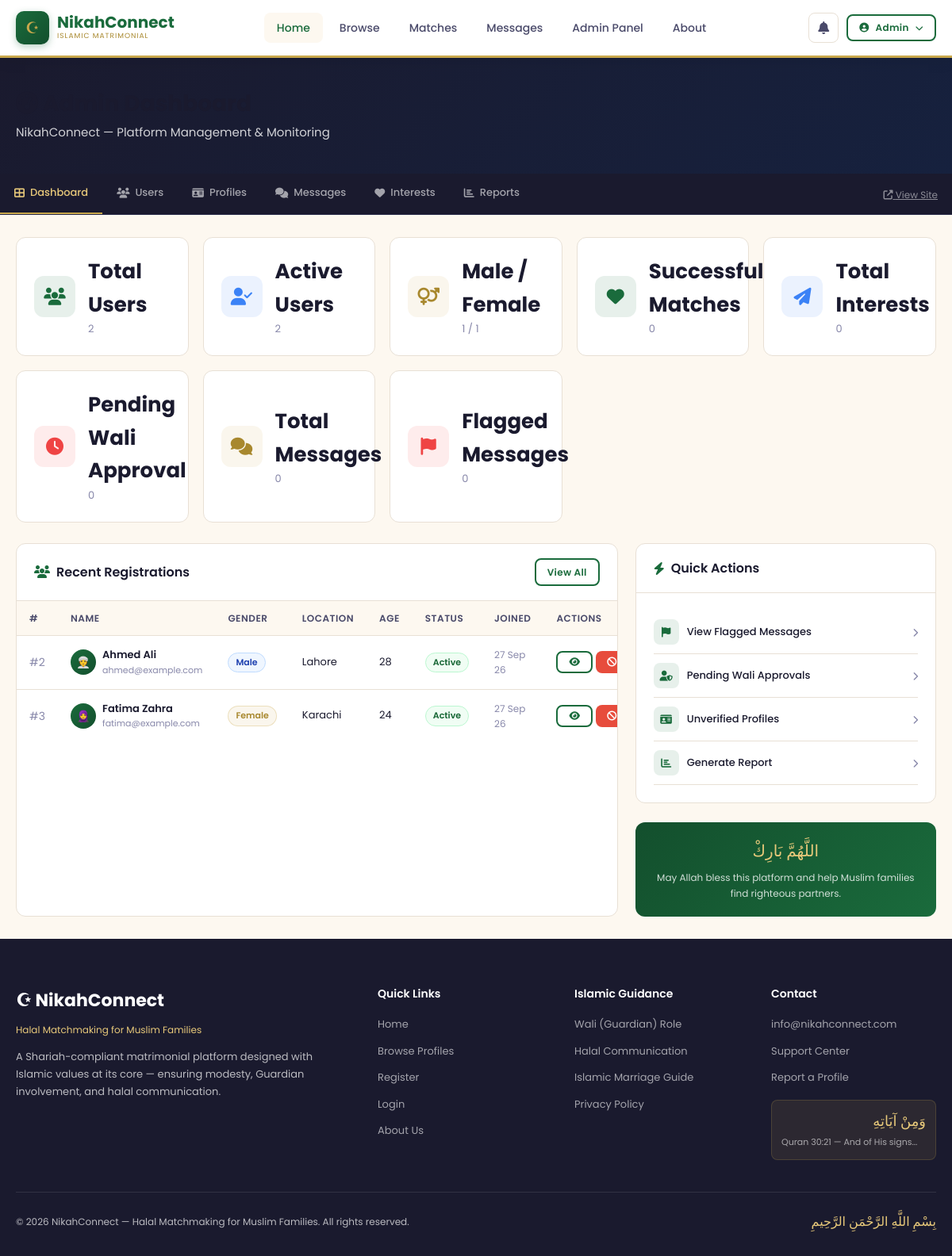
/admin/index.php (signed in), run on the app's committed database.
### tables this page shows
CREATE TABLE IF NOT EXISTS users (
    id INT AUTO_INCREMENT PRIMARY KEY,
    full_name VARCHAR(100) NOT NULL,
    email VARCHAR(150) UNIQUE NOT NULL,
    password VARCHAR(255) NOT NULL,
    gender ENUM('male', 'female') NOT NULL,
    role ENUM('user', 'wali', 'parent', 'admin') DEFAULT 'user',
     
    child_id INT NULL,
    guardian_relation VARCHAR(50) NULL,
    is_verified TINYINT(1) DEFAULT 0,
    is_active TINYINT(1) DEFAULT 1,
    profile_complete TINYINT(1) DEFAULT 0,
    created_at TIMESTAMP DEFAULT CURRENT_TIMESTAMP,
    updated_at TIMESTAMP DEFAULT CURRENT_TIMESTAMP ON UPDATE CURRENT_TIMESTAMP
);

CREATE TABLE IF NOT EXISTS profiles (
    id INT AUTO_INCREMENT PRIMARY KEY,
    user_id INT UNIQUE NOT NULL,
    age INT,
    date_of_birth DATE,
    city VARCHAR(100),
    country VARCHAR(100) DEFAULT 'Pakistan',
    marital_status ENUM('never_married', 'divorced', 'widowed') DEFAULT 'never_married',
    education VARCHAR(150),
    occupation VARCHAR(150),
    monthly_income VARCHAR(100),
    height VARCHAR(20),
    complexion VARCHAR(50),
    sect VARCHAR(100),
    religiosity ENUM('practicing', 'moderate', 'learning') DEFAULT 'moderate',
    prayers_per_day ENUM('5_times', '3_times', '1_time', 'occasionally') DEFAULT '5_times',
    hijab_niqab VARCHAR(50),
    beard VARCHAR(50),
    languages VARCHAR(200),
    family_type ENUM('joint', 'nuclear') DEFAULT 'nuclear',
    about_me TEXT,
    about_family TEXT,
    photo VARCHAR(255),
    wali_approved TINYINT(1) DEFAULT 0,
    created_at TIMESTAMP DEFAULT CURRENT_TIMESTAMP,
    updated_at TIMESTAMP DEFAULT CURRENT_TIMESTAMP ON UPDATE CURRENT_TIMESTAMP,
    FOREIGN KEY (user_id) REFERENCES users(id) ON DELETE CASCADE
);

### includes/db.php (called while the page is built, shortened)
<?php
class Database {
    private static $instance = null;
    public $conn;
    private function __construct() {
        $this->conn = new mysqli(DB_HOST, DB_USER, DB_PASS, DB_NAME);
        $this->conn->set_charset('utf8mb4');
    }
    public static function getInstance() {
        if (!self::$instance) {
            self::$instance = new Database();
        }
        return self::$instance;
    }
    public function query($sql, $params = [], $types = '') {
        if (empty($params)) {
            return $this->conn->query($sql);
        }
        $stmt = $this->conn->prepare($sql);
        if (!empty($params)) {
            if (empty($types)) {
                $types = str_repeat('s', count($params));
            }
            $stmt->bind_param($types, ...$params);
        }
        $stmt->execute();
        return $stmt->get_result();
    }
    public function fetchOne($sql, $params = [], $types = '') {
        $result = $this->query($sql, $params, $types);
        if ($result && $result->num_rows > 0) {
            return $result->fetch_assoc();
        }
        return null;
    }
    public function fetchAll($sql, $params = [], $types = '') {
        $result = $this->query($sql, $params, $types);
        $rows = [];
        if ($result) {
            while ($row = $result->fetch_assoc()) {
                $rows[] = $row;
            }
        }
        return $rows;
    }
}
function db() {
    return Database::getInstance();
}
function isLoggedIn() {
    return isset($_SESSION['user_id']);
}
function currentUser() {
    return db()->fetchOne("SELECT * FROM users WHERE id = ?", [$_SESSION['user_id']]);
}

### admin/index.php (the view, shortened to what this page needs)
<?php
require_once '../includes/db.php';
$totalUsers = db()->fetchOne("SELECT COUNT(*) as c FROM users WHERE role='user'")['c'] ?? 0;
$activeUsers = db()->fetchOne("SELECT COUNT(*) as c FROM users WHERE role='user' AND is_active=1")['c'] ?? 0;
$maleUsers = db()->fetchOne("SELECT COUNT(*) as c FROM users WHERE gender='male' AND role='user'")['c'] ?? 0;
$femaleUsers = db()->fetchOne("SELECT COUNT(*) as c FROM users WHERE gender='female' AND role='user'")['c'] ?? 0;
$pendingWali = db()->fetchOne("SELECT COUNT(*) as c FROM profiles WHERE wali_approved=0")['c'] ?? 0;
$totalInterests = db()->fetchOne("SELECT COUNT(*) as c FROM interests")['c'] ?? 0;
$successfulMatches = db()->fetchOne("SELECT COUNT(*) as c FROM interests WHERE status='success'")['c'] ?? 0;
$totalMessages = db()->fetchOne("SELECT COUNT(*) as c FROM messages")['c'] ?? 0;
$flaggedMessages = db()->fetchOne("SELECT COUNT(*) as c FROM messages WHERE is_flagged=1")['c'] ?? 0;
$recentUsers = db()->fetchAll(
    "SELECT u.*, p.age, p.city FROM users u LEFT JOIN profiles p ON u.id=p.user_id WHERE u.role='user' ORDER BY u.created_at DESC LIMIT 8"
);
require_once '../includes/header.php';
?>
<div class="page-header" style="background:linear-gradient(135deg,#1a1a2e,#16213e)">
    <div class="container">
        <h1><i class="fas fa-tachometer-alt"></i> Admin Dashboard</h1>
        <p>NikahConnect — Platform Management & Monitoring</p>
    </div>
</div>
<div style="background:#1a1a2e;padding:0;border-bottom:1px solid #2a2a4a">
    <div class="container" style="display:flex;align-items:center;gap:0">
        <?php $adminNav = [
            ['index.php','fas fa-th-large','Dashboard'],
            ['users.php','fas fa-users','Users'],
            ['profiles.php','fas fa-id-card','Profiles'],
            ['messages.php','fas fa-comments','Messages'],
            ['interests.php','fas fa-heart','Interests'],
            ['reports.php','fas fa-chart-bar','Reports'],
        ];
        $curr = basename($_SERVER['PHP_SELF']);
        foreach($adminNav as $n): ?>
        <a href="<?=SITE_URL?>/admin/<?=$n[0]?>" style="padding:14px 18px;color:<?=$curr===$n[0]?'var(--gold-light)':'rgba(255,255,255,0.6)'?>;font-size:13px;font-weight:500;text-decoration:none;border-bottom:2px solid <?=$curr===$n[0]?'var(--gold)':'transparent'?>;display:flex;align-items:center;gap:7px;transition:all 0.2s">
            <i class="<?=$n[1]?>"></i> <?=$n[2]?>
        </a>
        <?php endforeach; ?>
        <div style="margin-left:auto;padding:10px 18px">
            <a href="<?=SITE_URL?>/index.php" style="color:rgba(255,255,255,0.5);font-size:12px"><i class="fas fa-external-link-alt"></i> View Site</a>
        </div>
    </div>
</div>
<div class="container" style="padding:28px 20px">
    <div style="display:grid;grid-template-columns:repeat(auto-fit,minmax(180px,1fr));gap:18px;margin-bottom:26px">
        <?php $stats = [
            ['Total Users',$totalUsers,'fas fa-users','green'],
            ['Active Users',$activeUsers,'fas fa-user-check','blue'],
            ['Male / Female',$maleUsers.' / '.$femaleUsers,'fas fa-venus-mars','gold'],
            ['Successful Matches',$successfulMatches,'fas fa-heart','green'],
            ['Total Interests',$totalInterests,'fas fa-paper-plane','blue'],
            ['Pending Wali Approval',$pendingWali,'fas fa-clock','red'],
            ['Total Messages',$totalMessages,'fas fa-comments','gold'],
            ['Flagged Messages',$flaggedMessages,'fas fa-flag','red'],
        ];
        foreach($stats as $s): ?>
        <div class="stat-card">
            <div class="stat-icon <?=$s[3]?>"><i class="<?=$s[2]?>"></i></div>
            <div class="stat-info">
                <div class="num"><?=$s[0]?></div>
                <div class="label"><?=$s[1]?></div>
            </div>
        </div>
        <?php endforeach; ?>
    </div>
    <div style="display:grid;grid-template-columns:2fr 1fr;gap:22px">
        <div class="card">
            <div class="card-header">
                <div class="card-title"><i class="fas fa-users"></i> Recent Registrations</div>
                <a href="users.php" class="btn btn-sm btn-outline">View All</a>
            </div>
            <div class="table-wrap">
                <table>
                    <thead>
                        <tr>
                            <th>#</th>
                            <th>Name</th>
                            <th>Gender</th>
                            <th>Location</th>
                            <th>Age</th>
                            <th>Status</th>
                            <th>Joined</th>
                            <th>Actions</th>
                        </tr>
                    </thead>
                    <tbody>
                        <?php foreach($recentUsers as $u): ?>
                        <tr>
                            <td style="color:var(--text-light)">#<?=$u['id']?></td>
                            <td>
                                <div style="display:flex;align-items:center;gap:8px">
                                    <div style="width:32px;height:32px;border-radius:50%;background:linear-gradient(135deg,var(--primary),var(--primary-dark));display:flex;align-items:center;justify-content:center;font-size:14px">
                                        <?=$u['gender']==='male'?'👳':'🧕'?>
                                    </div>
                                    <div>
                                        <div style="font-size:13px;font-weight:600"><?=htmlspecialchars($u['full_name'])?></div>
                                        <div style="font-size:11px;color:var(--text-light)"><?=htmlspecialchars($u['email'])?></div>
                                    </div>
                                </div>
                            </td>
                            <td><span class="badge badge-<?=$u['gender']==='male'?'info':'gold'?>"><?=ucfirst($u['gender'])?></span></td>
                            <td style="font-size:13px"><?=htmlspecialchars($u['city']??'N/A')?></td>
                            <td style="font-size:13px"><?=$u['age']??'N/A'?></td>
                            <td><span class="badge badge-<?=$u['is_active']?'success':'danger'?>"><?=$u['is_active']?'Active':'Inactive'?></span></td>
                            <td style="font-size:12px;color:var(--text-light)"><?=date('d M y',strtotime($u['created_at']))?></td>
                            <td>
                                <div style="display:flex;gap:4px">
                                    <a href="<?=SITE_URL?>/view-profile.php?id=<?=$u['id']?>" class="btn btn-outline btn-sm"><i class="fas fa-eye"></i></a>
                                    <a href="users.php?toggle=<?=$u['id']?>&active=<?=$u['is_active']?>" class="btn btn-<?=$u['is_active']?'danger':'primary'?> btn-sm">
                                        <i class="fas fa-<?=$u['is_active']?'ban':'check'?>"></i>
                                    </a>
                                </div>
                            </td>
                        </tr>
                        <?php endforeach; ?>
                    </tbody>
                </table>
            </div>
        </div>
        <div>
            <div class="card mb-3">
                <div class="card-header"><div class="card-title"><i class="fas fa-bolt"></i> Quick Actions</div></div>
                <div class="card-body">
                    <?php $actions = [
                        ['View Flagged Messages','fas fa-flag','messages.php?filter=flagged','danger'],
                        ['Pending Wali Approvals','fas fa-user-shield','profiles.php?filter=pending_wali','warning'],
                        ['Unverified Profiles','fas fa-id-card','profiles.php?filter=unverified','info'],
                        ['Generate Report','fas fa-chart-bar','reports.php','primary'],
                    ];
                    foreach($actions as $a): ?>
                    <a href="<?=$a[2]?>" style="display:flex;align-items:center;gap:10px;padding:11px 0;border-bottom:1px solid var(--border);text-decoration:none;color:var(--text-dark);font-size:13px;font-weight:500">
                        <div style="width:32px;height:32px;border-radius:8px;background:rgba(26,107,60,0.1);display:flex;align-items:center;justify-content:center">
                            <i class="<?=$a[1]?>" style="color:var(--primary);font-size:13px"></i>
                        </div>
                        <?=$a[0]?>
                        <i class="fas fa-chevron-right" style="margin-left:auto;font-size:11px;color:var(--text-light)"></i>
                    </a>
                    <?php endforeach; ?>
                </div>
            </div>
            <div style="background:linear-gradient(135deg,var(--primary-dark),var(--primary));border-radius:var(--radius);padding:20px;color:white;text-align:center">
                <div style="font-family:'Amiri',serif;font-size:20px;color:var(--gold-light);margin-bottom:8px">اللَّهُمَّ بَارِكْ</div>
                <p style="font-size:12px;color:rgba(255,255,255,0.8)">May Allah bless this platform and help Muslim families find righteous partners.</p>
            </div>
        </div>
    </div>
</div>
<?php require_once '../includes/footer.php'; ?>

### includes/header.php (shortened to what this page needs)
<?php
require_once __DIR__ . '/db.php';
$user = isLoggedIn() ? currentUser() : null;
$currentPage = basename($_SERVER['PHP_SELF']);
?>
<!DOCTYPE html>
<html lang="en">
<head>
    <link rel="stylesheet" href="<?= SITE_URL ?>/assets/css/style.css">
    <link rel="stylesheet" href="https://cdnjs.cloudflare.com/ajax/libs/font-awesome/6.4.0/css/all.min.css">
</head>
<body>
<nav class="navbar">
    <div class="nav-container">
        <a href="<?= SITE_URL ?>/index.php" class="nav-logo">
            <div class="nav-logo-icon">☪</div>
            <div class="nav-logo-text">
                <span class="site-name">NikahConnect</span>
                <span class="tagline">Islamic Matrimonial</span>
            </div>
        </a>
        <div class="nav-links">
            <a href="<?= SITE_URL ?>/index.php" class="<?= $currentPage=='index.php'?'active':'' ?>">Home</a>
            <?php if($user && $user['role']==='parent'): ?>
            <a href="<?= SITE_URL ?>/guardian.php" class="<?= $currentPage=='guardian.php'?'active':'' ?>">Guardian Panel</a>
            <?php else: ?>
            <a href="<?= SITE_URL ?>/profiles.php" class="<?= $currentPage=='profiles.php'?'active':'' ?>">Browse</a>
            <?php if($user): ?>
            <a href="<?= SITE_URL ?>/matches.php" class="<?= $currentPage=='matches.php'?'active':'' ?>">Matches</a>
            <a href="<?= SITE_URL ?>/messages.php" class="<?= $currentPage=='messages.php'?'active':'' ?>">Messages</a>
            <?php if($user['role']==='admin'): ?>
            <a href="<?= SITE_URL ?>/admin/index.php" class="text-gold">Admin Panel</a>
            <?php endif; ?>
            <?php endif; ?>
            <?php endif; ?>
            <a href="<?= SITE_URL ?>/about.php">About</a>
        </div>
        <div class="nav-actions">
            <?php if($user): ?>
            <a href="<?= SITE_URL ?>/notifications.php" class="notif-btn" title="Notifications">
                <i class="fas fa-bell"></i>
            </a>
            <div style="position:relative">
                <button onclick="toggleUserMenu()" class="btn btn-outline btn-sm" style="gap:8px">
                    <i class="fas fa-user-circle"></i>
                    <?= htmlspecialchars(explode(' ', $user['full_name'])[0]) ?>
                    <i class="fas fa-chevron-down" style="font-size:10px"></i>
                </button>
            </div>
            <?php else: ?>
            <a href="<?= SITE_URL ?>/login.php" class="btn btn-outline btn-sm">Login</a>
            <a href="<?= SITE_URL ?>/register.php" class="btn btn-primary btn-sm">Join Free</a>
            <?php endif; ?>
        </div>
    </div>
</nav>

### data on the page
users: full_name "Admin"
profiles: user "2", user.full_name "Ahmed Ali", user.email "ahmed@example.com", user.gender "Male", city "Lahore", age "28", user.created_at "27 Sep 26"
profiles: user "3", user.full_name "Fatima Zahra", user.email "fatima@example.com", user.gender "Female", city "Karachi", age "24", user.created_at "27 Sep 26"

### other printed values
$n[2] "Dashboard"
$n[2] "Users"
$n[2] "Profiles"
$n[2] "Messages"
$n[2] "Interests"
$n[2] "Reports"
$s[0] "Total Users"
$s[1] "2"
$s[0] "Active Users"
$s[0] "Male / Female"
$s[1] "1 / 1"
$s[0] "Successful Matches"
$s[1] "0"
$s[0] "Total Interests"
$s[0] "Pending Wali Approval"
